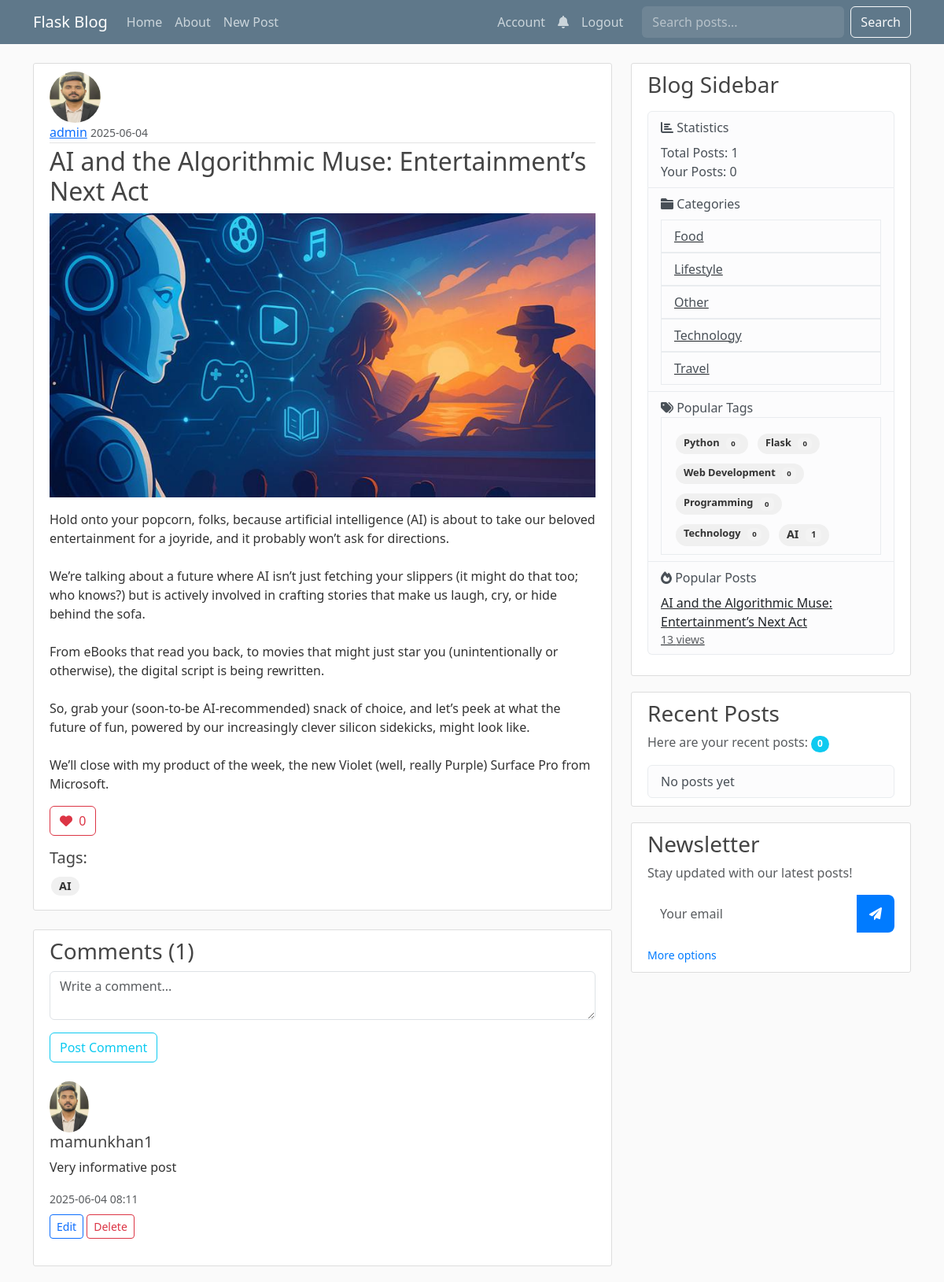
The app's page /post/1 (signed in) with its own data.
### flaskblog.py (models this page shows, shortened)
class User(db.Model, UserMixin):
    id = db.Column(db.Integer, primary_key=True)
    username = db.Column(db.String(20), unique=True, nullable=False)
    email = db.Column(db.String(120), unique=True, nullable=False)
    image_file = db.Column(db.String(20), nullable=False, default='default.jpg')
    password = db.Column(db.String(60), nullable=False)
    is_admin = db.Column(db.Boolean, default=False)
    bio = db.Column(db.String(500))
    location = db.Column(db.String(100))
    website = db.Column(db.String(200))
    twitter = db.Column(db.String(100))
    github = db.Column(db.String(100))
    joined_at = db.Column(db.DateTime, nullable=False, default=datetime.utcnow)
    posts = db.relationship('Post', backref='author', lazy=True)
    likes = db.relationship('Like', backref='user', lazy=True)
    comments = db.relationship('Comment', back_populates='author', lazy=True)
    followers = db.Table('followers',
        db.Column('follower_id', db.Integer, db.ForeignKey('user.id'), primary_key=True),
        db.Column('followed_id', db.Integer, db.ForeignKey('user.id'), primary_key=True)
    )
    following = db.relationship(
        'User', secondary=followers,
        primaryjoin=(followers.c.follower_id == id),
        secondaryjoin=(followers.c.followed_id == id),
        backref=db.backref('followers_list', lazy='dynamic'), lazy='dynamic'
    )

class Post(db.Model):
    id = db.Column(db.Integer, primary_key=True)
    title = db.Column(db.String(100), nullable=False)
    date_posted = db.Column(db.DateTime, nullable=False, default=datetime.utcnow)
    content = db.Column(db.Text, nullable=False)
    image_file = db.Column(db.String(20), nullable=True)
    user_id = db.Column(db.Integer, db.ForeignKey('user.id'), nullable=False)
    category_id = db.Column(db.Integer, db.ForeignKey('category.id'), nullable=True)
    category = db.relationship('Category', backref=db.backref('posts', lazy=True))
    views = db.Column(db.Integer, default=0)
    status = db.Column(db.String(20), default='published')  # published, draft, scheduled
    publish_date = db.Column(db.DateTime)
    likes = db.relationship('Like', backref='post', lazy=True)
    comments = db.relationship('Comment', back_populates='post', lazy=True)
    @property
    def like_count(self):
        return len(self.likes)
    def is_liked_by(self, user):
        return Like.query.filter_by(user_id=user.id, post_id=self.id).first() is not None

class Tag(db.Model):
    id = db.Column(db.Integer, primary_key=True)
    name = db.Column(db.String(50), unique=True, nullable=False)
    description = db.Column(db.String(200))
    slug = db.Column(db.String(50), unique=True)
    posts = db.relationship('Post', secondary=post_tags, backref=db.backref('tags', lazy='dynamic'))

class Comment(db.Model):
    id = db.Column(db.Integer, primary_key=True)
    content = db.Column(db.Text, nullable=False)
    created_at = db.Column(db.DateTime, nullable=False, default=datetime.utcnow)
    user_id = db.Column(db.Integer, db.ForeignKey('user.id'), nullable=False)
    post_id = db.Column(db.Integer, db.ForeignKey('post.id'), nullable=False)
    parent_id = db.Column(db.Integer, db.ForeignKey('comment.id'), nullable=True)
    author = db.relationship('User', back_populates='comments')
    post = db.relationship('Post', back_populates='comments')
    parent = db.relationship('Comment', remote_side=[id], backref=db.backref('replies', lazy=True))

class Category(db.Model):
    id = db.Column(db.Integer, primary_key=True)
    name = db.Column(db.String(50), unique=True, nullable=False)
    description = db.Column(db.String(200))
    slug = db.Column(db.String(50), unique=True)

### flaskblog.py (the view)
@app.route("/post/<int:post_id>")
def post(post_id):
    try:
        post = Post.query.get_or_404(post_id)
        if post.status != 'published' and (not current_user.is_authenticated or
            (current_user != post.author and not current_user.is_admin)):
            abort(403)
        post.views += 1
        db.session.commit()
        form = CommentForm()
        return render_template('post.html',
                             title=post.title,
                             post=post,
                             form=form,
                             **get_sidebar_data())
    except SQLAlchemyError as db_err:
        app.logger.error(f"Database error displaying post {post_id}: {db_err}")
        db.session.rollback() # Rollback the session in case of db error
        flash('A database error occurred while trying to load the post. Please try again later.', 'danger')
        return redirect(url_for('home'))
    except Exception as e:
        app.logger.error(f"Unexpected error displaying post {post_id}: {e}", exc_info=True)
        flash('An unexpected error occurred while loading the post. Please try again later.', 'danger')
        return redirect(url_for('home'))

### templates/post.html (shortened to what this page needs)
{% extends "layout.html" %}
{% block content %}
<div class="row">
    <div class="col-md-12">
        <article class="media content-section">
            <img class="rounded-circle article-img" src="{{ url_for('static', filename='profile_pics/' + post.author.image_file) }}">
            <div class="media-body">
                <div class="article-metadata">
                    <a class="mr-2" href="{{ url_for('user_profile', username=post.author.username) }}">{{ post.author.username }}</a>
                    <small class="text-muted">{{ post.date_posted.strftime('%Y-%m-%d') }}</small>
                </div>
                <h2 class="article-title">{{ post.title }}</h2>
                {% if post.image_file %}
                <img src="{{ url_for('static', filename='post_pics/' + post.image_file) }}" class="img-fluid mb-3" alt="Post image">
                {% endif %}
                <p class="article-content">{{ post.content }}</p>
                <div class="like-section mt-3">
                    {% if current_user.is_authenticated %}
                        <button class="btn {% if post.is_liked_by(current_user) %}btn-danger{% else %}btn-outline-danger{% endif %} like-btn"
                                data-post-id="{{ post.id }}">
                            <i class="fas fa-heart"></i>
                            <span class="like-count">{{ post.like_count }}</span>
                        </button>
                    {% else %}
                        <a href="{{ url_for('login') }}" class="btn btn-outline-danger">
                            <i class="fas fa-heart"></i>
                            <span class="like-count">{{ post.like_count }}</span>
                        </a>
                    {% endif %}
                </div>
                <div class="post-tags mt-3">
                    {% if post.tags %}
                    <h5>Tags:</h5>
                    <div class="tag-cloud">
                        {% for tag in post.tags %}
                        <a href="{{ url_for('tag_posts', tag_name=tag.name) }}"
                           class="tag-cloud-item badge badge-secondary mr-2 mb-2">
                            {{ tag.name }}
                        </a>
                        {% endfor %}
                    </div>
                    {% endif %}
                </div>
            </div>
        </article>
        <div class="content-section mt-4">
            <h3>Comments ({{ post.comments|length }})</h3>
            {% if current_user.is_authenticated %}
                <form method="POST" action="{{ url_for('add_comment', post_id=post.id) }}" class="mb-4">
                    <div class="mb-3">
                        {{ form.content(class="form-control", placeholder="Write a comment...") }}
                    </div>
                    <div class="mb-3 mt-2">
                        {{ form.submit(class="btn btn-outline-info") }}
                    </div>
                </form>
            {% else %}
                <p class="text-muted">Please <a href="{{ url_for('login') }}">login</a> to leave a comment.</p>
            {% endif %}
            <div class="comments-section">
                {% for comment in post.comments if not comment.parent_id %}
                    <div class="media mb-4">
                        <img class="d-flex mr-3 rounded-circle" src="{{ url_for('static', filename='profile_pics/' + comment.author.image_file) }}" alt="{{ comment.author.username }}" width="50">
                        <div class="media-body">
                            <h5 class="mt-0">{{ comment.author.username }}</h5>
                            <p>{{ comment.content }}</p>
                            <small class="text-muted">{{ comment.created_at.strftime('%Y-%m-%d %H:%M') }}</small>
                            {% if current_user == comment.author %}
                            <div class="mt-2">
                                <a href="{{ url_for('edit_comment', comment_id=comment.id) }}" class="btn btn-sm btn-outline-primary">Edit</a>
                                <button type="button" class="btn btn-sm btn-outline-danger" data-bs-toggle="modal" data-bs-target="#deleteCommentModal{{ comment.id }}">Delete</button>
                            </div>
                            {% else %}
                            <div class="mt-2">
                                <button class="btn btn-sm btn-outline-secondary reply-btn" data-comment-id="{{ comment.id }}">Reply</button>
                            </div>
                            {% endif %}
                        </div>
                    </div>
                {% else %}
                    <p class="text-muted">No comments yet.</p>
                {% endfor %}
            </div>
        </div>
    </div>
</div>
{% endblock content %}

### templates/layout.html (shortened to what this page needs)
<!doctype html>
<html lang="en">
  <head>
    <link href="https://cdn.jsdelivr.net/npm/bootstrap@5.3.2/dist/css/bootstrap.min.css" rel="stylesheet">
    <link rel="stylesheet" href="https://cdnjs.cloudflare.com/ajax/libs/font-awesome/6.0.0/css/all.min.css">
    <link rel="stylesheet" type="text/css" href="{{ url_for('static', filename='main.css') }}">
  </head>
<body>
    <header class="site-header">
      <nav class="navbar navbar-expand-md navbar-dark bg-steel fixed-top">
        <div class="container">
          <a class="navbar-brand mr-4" href="{{ url_for('home') }}">Flask Blog</a>
          <div class="collapse navbar-collapse" id="navbarToggle">
            <div class="navbar-nav me-auto">
              <a class="nav-item nav-link" href="{{ url_for('home') }}">Home</a>
              <a class="nav-item nav-link" href="{{ url_for('about') }}">About</a>
              {% if current_user.is_authenticated %}
                <a class="nav-item nav-link" href="{{ url_for('new_post') }}">New Post</a>
              {% endif %}
            </div>
            <div class="navbar-nav">
              {% if current_user.is_authenticated %}
                <a class="nav-item nav-link" href="{{ url_for('account') }}">Account</a>
                <a class="nav-item nav-link position-relative" href="{{ url_for('notifications') }}">
                    <i class="fas fa-bell"></i>
                </a>
                <a class="nav-item nav-link" href="{{ url_for('logout') }}">Logout</a>
              {% else %}
                <a class="nav-item nav-link" href="{{ url_for('login') }}">Login</a>
                <a class="nav-item nav-link" href="{{ url_for('register') }}">Register</a>
              {% endif %}
              <form class="d-flex ms-3" action="{{ url_for('search') }}" method="get">
                <input class="form-control me-2" type="search" placeholder="Search posts..." name="q" aria-label="Search">
                <button class="btn btn-outline-light" type="submit">Search</button>
              </form>
            </div>
          </div>
        </div>
      </nav>
    </header>
    <main role="main" class="container">
      <div class="row">
        <div class="col-md-8">
          {% block content %}{% endblock %}
        </div>
        <div class="col-md-4">
          <div class="content-section">
            <h3>Blog Sidebar</h3>
            <p class='text-muted'>
                <ul class="list-group">
                    <li class="list-group-item list-group-item-light">
                        <i class="fas fa-chart-bar"></i> Statistics
                        <ul class="list-unstyled mt-2">
                            <li>Total Posts: {{ total_posts }}</li>
                            {% if current_user.is_authenticated %}
                                <li>Your Posts: {{ user_post_count }}</li>
                            {% endif %}
                        </ul>
                    </li>
                    <li class="list-group-item list-group-item-light">
                        <i class="fas fa-folder"></i> Categories
                        <ul class="list-group mt-2">
                            {% for category in categories %}
                              <a href="{{ url_for('category_posts', category_id=category.id) }}" class="text-dark">
                                <li class="list-group-item list-group-item-light"> {{ category.name }}</li>
                              </a>
                            {% endfor %}
                        </ul>
                    </li>
                    <li class="list-group-item list-group-item-light">
                        <i class="fas fa-tags"></i> Popular Tags
                        <div class="list-group-item">
                          <div class="tag-cloud">
                            {% for tag in tags %}
                            <a href="{{ url_for('tag_posts', tag_name=tag.name) }}"
                               class="tag-cloud-item badge badge-secondary"
                               style="font-size: {{ 0.8 + tag.posts|length * 0.1 }}rem">
                              {{ tag.name }}
                              <span class="badge badge-light">{{ tag.posts|length }}</span>
                            </a>
                            {% endfor %}
                          </div>
                        </div>
                    </li>
                    <li class="list-group-item list-group-item-light">
                        <i class="fas fa-fire"></i> Popular Posts
                        <ul class="list-unstyled mt-2">
                            {% for post in popular_posts %}
                                <li>
                                    <a href="{{ url_for('post', post_id=post.id) }}" class="text-dark">
                                        {{ post.title }}
                                        <small class="text-muted d-block">{{ post.views }} views</small>
                                    </a>
                                </li>
                            {% endfor %}
                        </ul>
                    </li>
                </ul>
            </p>
          </div>
          <div class="content-section">
            <h3>Recent Posts</h3>
            {% if current_user.is_authenticated %}
              <p class='text-muted'>Here are your recent posts: <span class="badge bg-info rounded-pill">{{ user_post_count }}</span></p>
              <ul class="list-group">
                {% for post in current_user.posts[:3] %}
                  <li class="list-group-item list-group-item-light">
                    <a href="{{ url_for('post', post_id=post.id) }}" class="article-title">{{ post.title }}</a>
                    <small class="text-muted">{{ post.date_posted.strftime('%Y-%m-%d') }}</small>
                  </li>
                {% else %}
                  <li class="list-group-item list-group-item-light">No posts yet</li>
                {% endfor %}
              </ul>
            {% else %}
              <p class='text-muted'>Please log in to see your recent posts.</p>
            {% endif %}
          </div>
          <div class="content-section">
            <h3>Newsletter</h3>
            <p class='text-muted'>Stay updated with our latest posts!</p>
            <form action="{{ url_for('subscribe_newsletter') }}" method="post" class="newsletter-form">
              <div class="input-group mb-3">
                <input type="email" name="email" class="form-control" placeholder="Your email" required>
                <button class="btn btn-outline-secondary" type="submit">
                  <i class="fas fa-paper-plane"></i>
                </button>
              </div>
              <small class="text-muted">
                <a href="{{ url_for('subscribe_newsletter') }}">More options</a>
              </small>
            </form>
          </div>
        </div>
      </div>
    </main>
</body>
</html>

### records on screen
User: image_file (placeholder picture), author.username "admin"
Post: date_posted "2025-06-04", title "AI and the Algorithmic Muse: Entertainment’s Next Act", image_file (picture), content "Hold onto your popcorn, folks, because artificial intelligence (AI) is about to take our beloved entertainment for a joyride, and it probably won’t ask for directions. We’re talking about a future where AI isn’t just fetching your slippers (it might do that too; who knows?) but is actively involved in crafting stories that make us laugh, cry, or hide behind the sofa. From eBooks that read you back, to movies that might just star you (unintentionally or otherwise), the digital script is being rewritten. So, grab your (soon-to-be AI-recommended) snack of choice, and let’s peek at what the future of fun, powered by our increasingly clever silicon sidekicks, might look like. We’ll close with my…", views "13"
Tag: name "AI", posts|length "1"
Comment: image_file (placeholder picture), author.username "mamunkhan1", content "Very informative post", created_at "2025-06-04 08:11"
Category: name "Food"
Category: name "Lifestyle"
Category: name "Other"
Category: name "Technology"
Category: name "Travel"
Tag: name "Python", posts|length "0"
Tag: name "Flask", posts|length "0"
Tag: name "Web Development", posts|length "0"
Tag: name "Programming", posts|length "0"
Tag: name "Technology", posts|length "0"

### other values on screen
{{ post.like_count }} "0"
{{ post.comments|length }} "1"
{{ total_posts }} "1"
{{ user_post_count }} "0"
